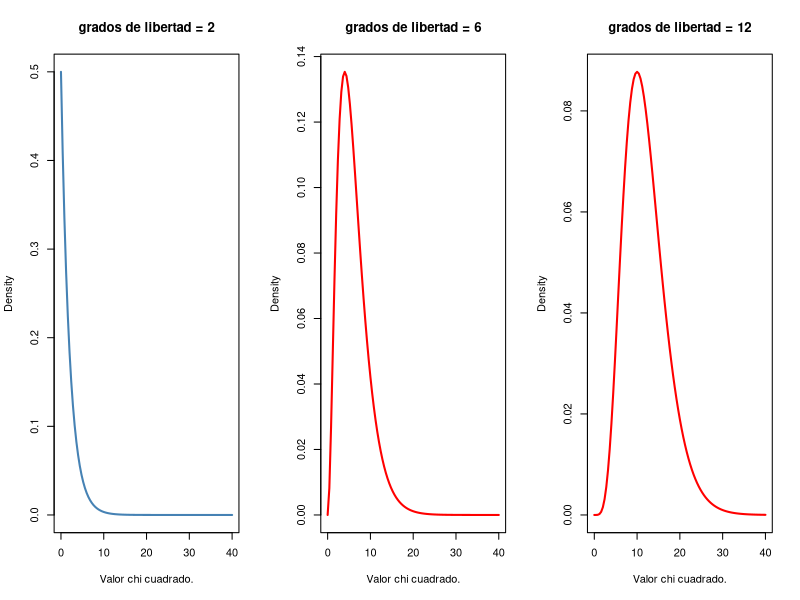
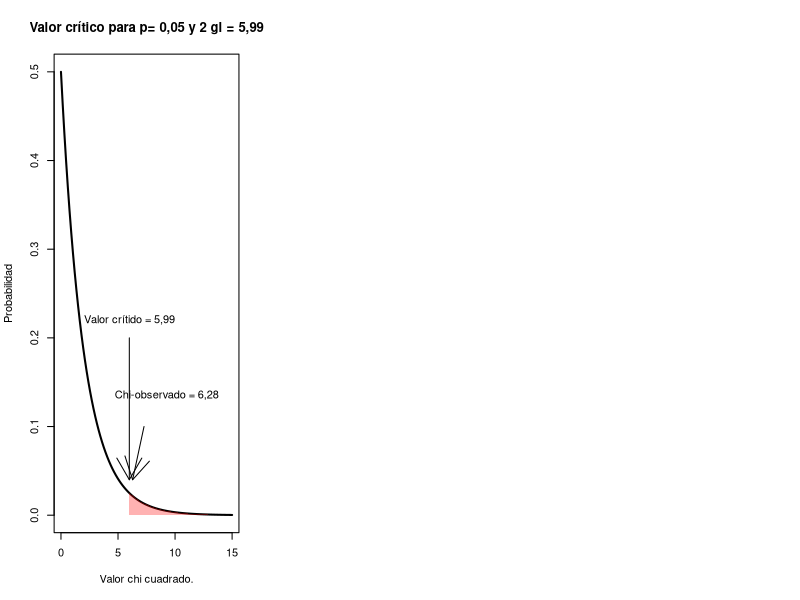

R code for these plots, in order: (Note: this script raises an error after producing the figures.)
## ---- chunk 1
knitr::opts_chunk$set(echo = FALSE)
library(gtools)
library(ggplot2)
library(dplyr)
library(knitr)
library(kableExtra)
## ---- chunk 2
# Crea matriz de datos
datos <- c(30, 15, 80, 95)
dim(datos) <- c(2,2)
# Test de Chi-squared en R (chisq.test)
test<-chisq.test(datos, correct = FALSE)
test$expected
test$statistic
## ---- chunk 3
par(mfrow = c(1,3))
curve(dchisq(x, df = 2), from = 0, to = 40,
      main = "grados de libertad = 2", #add title
      ylab = 'Density', #change y-axis label
      lwd = 2, #increase line width to 2
      col = 'steelblue',
      xlab="Valor chi cuadrado.") #change line color to steelblue
curve(dchisq(x, df = 6), from = 0, to = 40,
      main = "grados de libertad = 6", #add title
      ylab = 'Density', #change y-axis label
      lwd = 2, #increase line width to 2
      col = 'red',
      xlab="Valor chi cuadrado.") #change line color to steelblue
curve(dchisq(x, df = 12), from = 0, to = 40,
      main = "grados de libertad = 12", #add title
      ylab = 'Density', #change y-axis label
      lwd = 2, #increase line width to 2
      col = 'red',
      xlab="Valor chi cuadrado.") #change line color to steelblue
## ---- chunk 4
#create density curve
curve(dchisq(x, df = 2), from = 0, to = 15,
main = 'Valor crítico para p= 0,05 y 2 gl = 5,99',
ylab = 'Probabilidad',
lwd = 2,
xlab="Valor chi cuadrado.")

#find upper and lower values for middle 95% of distribution
upper95 <- qchisq(.95, 2)

#create vector of x values
x_upper95 <- seq(upper95, 40)

#create vector of chi-square density values
p_upper95 <- dchisq(x_upper95, df = 2)

#fill in portion of the density plot for upper 95% value to end of plot
polygon(c(x_upper95, rev(x_upper95)), c(p_upper95, rep(0, length(p_upper95))),
        col = adjustcolor('red', alpha=0.3), border = NA)

text(6, 0.22, "Valor crítido = 5,99")
arrows(x0 = 5.991,
       y0 = 0.2,
       x1 = 5.991,
       y1 = 0.04)


text(9.28, 0.135, "Chi-observado = 6,28")
arrows(x0 = 7.28,
       y0 = 0.1,
       x1 = 6.28,
       y1 = 0.04)

## ---- chunk 5
# Crea matriz de datos
datos <- c(20, 5, 80, 95)
dim(datos) <- c(2,2)
# Test de Chi-squared en R (chisq.test)
chisq.test(datos, correct = FALSE)
## ---- chunk 6
knitr::include_graphics("Tablas.png")
## ---- chunk 7
Prueba_fisher <- matrix(c(7, 3, 1, 9), nrow= 2)

fisher.test(Prueba_fisher, alternative = "greater")
